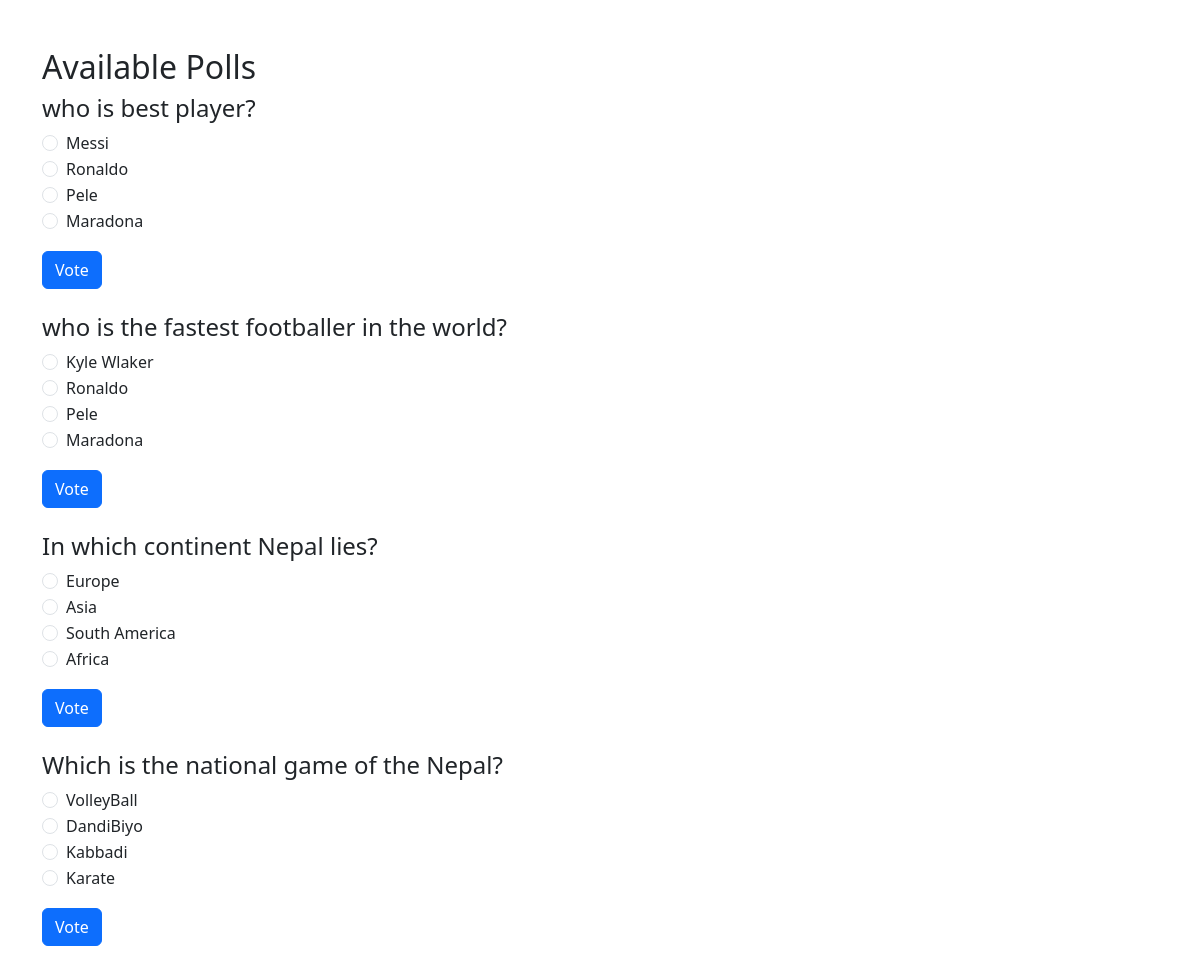
Screenshot of /polls.php with the database file from the repository.
### tables this page shows
CREATE TABLE `polls` (
  `id` int(11) NOT NULL,
  `question` varchar(255) NOT NULL,
  `created_at` timestamp NOT NULL DEFAULT current_timestamp(),
  `category` varchar(255) DEFAULT NULL,
  `poll_type` varchar(50) DEFAULT NULL,
  `start_date` date DEFAULT NULL,
  `end_date` date DEFAULT NULL,
  `user_id` int(11) NOT NULL,
  `unique_link` varchar(255) DEFAULT NULL,
  `created_by` int(11) NOT NULL
);

CREATE TABLE `poll_options` (
  `id` int(11) NOT NULL,
  `poll_id` int(11) NOT NULL,
  `option_text` varchar(255) NOT NULL,
  `votes` int(11) DEFAULT 0
);

### polls.php (the view, shortened to what this page needs)
<?php
include 'connection.php';
$sql = "SELECT * FROM polls";
$polls = $conn->query($sql);
?>
<!DOCTYPE html>
<html lang="en">
<head>
    <link href="https://cdn.jsdelivr.net/npm/bootstrap@5.3.0/dist/css/bootstrap.min.css" rel="stylesheet">
</head>
<body>
    <div class="container mt-5">
        <h2>Available Polls</h2>
        <?php while ($poll = $polls->fetch_assoc()): ?>
            <div class="section mb-4">
                <h4><?php echo htmlspecialchars($poll['question']); ?></h4>
                <?php
                $poll_id = $poll['id'];
                $options_sql = "SELECT * FROM poll_options WHERE poll_id = $poll_id";
                $options = $conn->query($options_sql);
                ?>
                <form method="POST" action="vote.php">
                    <?php while ($option = $options->fetch_assoc()): ?>
                        <div class="form-check">
                            <input class="form-check-input" type="radio" name="option_id" value="<?php echo $option['id']; ?>" required>
                            <label class="form-check-label">
                                <?php echo htmlspecialchars($option['option_text']); ?>
                            </label>
                        </div>
                    <?php endwhile; ?>
                    <button type="submit" class="btn btn-primary mt-3">Vote</button>
                </form>
            </div>
        <?php endwhile; ?>
    </div>
</body>
</html>

### rows the page displays
polls: question "who is best player?"
poll_options: option_text "Messi"
poll_options: option_text "Ronaldo"
poll_options: option_text "Pele"
poll_options: option_text "Maradona"
polls: question "who is the fastest footballer in the world?"
poll_options: option_text "Kyle Wlaker"
poll_options: option_text "Ronaldo"
poll_options: option_text "Pele"
poll_options: option_text "Maradona"
polls: question "In which continent Nepal lies?"
poll_options: option_text "Europe"
poll_options: option_text "Asia"
poll_options: option_text "South America"
poll_options: option_text "Africa"
polls: question "Which is the national game of the Nepal?"
poll_options: option_text "VolleyBall"
poll_options: option_text "DandiBiyo"
poll_options: option_text "Kabbadi"
poll_options: option_text "Karate"
